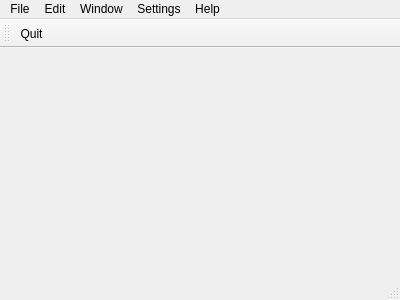
<?xml version="1.0" encoding="UTF-8"?>
<ui version="4.0">
 <class>MainWindow</class>
 <widget class="QMainWindow" name="MainWindow">
  <property name="geometry">
   <rect>
    <x>0</x>
    <y>0</y>
    <width>400</width>
    <height>300</height>
   </rect>
  </property>
  <property name="windowTitle">
   <string>MainWindow</string>
  </property>
  <widget class="QWidget" name="centralWidget">
   <layout class="QVBoxLayout" name="verticalLayout">
    <item>
     <layout class="QHBoxLayout" name="mainLayout">
      <property name="sizeConstraint">
       <enum>QLayout::SetMaximumSize</enum>
      </property>
     </layout>
    </item>
   </layout>
  </widget>
  <widget class="QMenuBar" name="menuBar">
   <property name="geometry">
    <rect>
     <x>0</x>
     <y>0</y>
     <width>400</width>
     <height>17</height>
    </rect>
   </property>
   <widget class="QMenu" name="menuFile">
    <property name="title">
     <string>File</string>
    </property>
    <addaction name="actionQuit"/>
   </widget>
   <widget class="QMenu" name="menuWindow">
    <property name="title">
     <string>Edit</string>
    </property>
   </widget>
   <widget class="QMenu" name="menuWindow_2">
    <property name="title">
     <string>Window</string>
    </property>
   </widget>
   <widget class="QMenu" name="menuSettings">
    <property name="title">
     <string>Settings</string>
    </property>
   </widget>
   <widget class="QMenu" name="menuHelp">
    <property name="title">
     <string>Help</string>
    </property>
    <addaction name="actionAbout"/>
   </widget>
   <addaction name="menuFile"/>
   <addaction name="menuWindow"/>
   <addaction name="menuWindow_2"/>
   <addaction name="menuSettings"/>
   <addaction name="menuHelp"/>
  </widget>
  <widget class="QToolBar" name="mainToolBar">
   <attribute name="toolBarArea">
    <enum>TopToolBarArea</enum>
   </attribute>
   <attribute name="toolBarBreak">
    <bool>false</bool>
   </attribute>
   <addaction name="actionQuit"/>
  </widget>
  <widget class="QStatusBar" name="statusBar"/>
  <action name="actionQuit">
   <property name="icon">
    <iconset resource="resources.qrc">
     <normaloff>:/resources/stop.png</normaloff>:/resources/stop.png</iconset>
   </property>
   <property name="text">
    <string>Quit</string>
   </property>
  </action>
  <action name="actionAbout">
   <property name="text">
    <string>About</string>
   </property>
  </action>
 </widget>
 <layoutdefault spacing="6" margin="11"/>
 <resources>
  <include location="resources.qrc"/>
 </resources>
 <connections/>
</ui>
